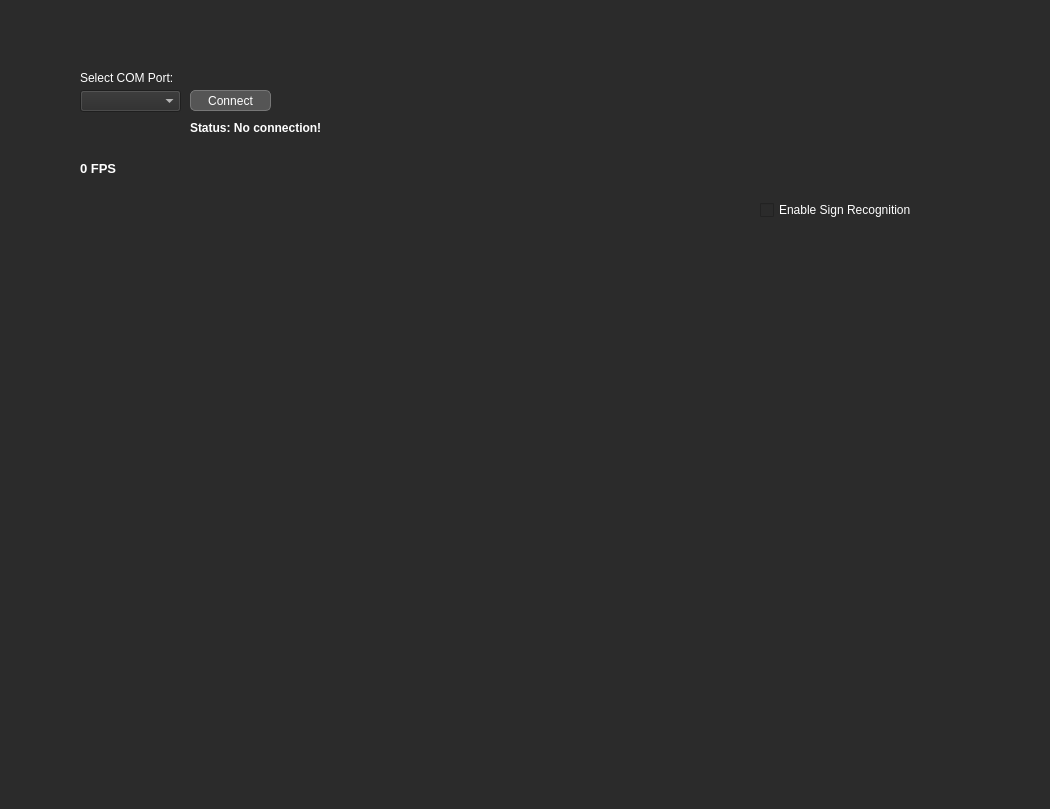
<?xml version="1.0" encoding="UTF-8"?>
<ui version="4.0">
 <class>MainWindow</class>
 <widget class="QMainWindow" name="MainWindow">
  <property name="geometry">
   <rect>
    <x>0</x>
    <y>0</y>
    <width>1050</width>
    <height>809</height>
   </rect>
  </property>
  <property name="minimumSize">
   <size>
    <width>0</width>
    <height>0</height>
   </size>
  </property>
  <property name="windowTitle">
   <string>Speed Traffic Sign Recognition App</string>
  </property>
  <property name="windowIcon">
   <iconset>
    <normaloff>../../Files/logo_traffic_sign_optimized.ico</normaloff>../../Files/logo_traffic_sign_optimized.ico</iconset>
  </property>
  <property name="styleSheet">
   <string notr="true">QWidget {
    background-color: #2b2b2b;
    color: #ffffff;
}

/* Botones */
QPushButton {
    background-color: #555555;
    border: 1px solid #777777;
    padding: 5px;
    border-radius: 5px;
}

QPushButton:hover {
    background-color: #777777;
}

/* Campos de texto */
QLineEdit {
    background-color: #3c3f41;
    border: 1px solid #555555;
    color: #ffffff;
}

/* Labels */
QLabel {
    color: #ffffff;
}

/* Estilo oscuro para Tabs */
QTabWidget::pane {
    border: 1px solid #444444;
    background: #2b2b2b;
}

QTabBar::tab {
    background: #444444;
    color: #ffffff;
    padding: 8px;
    border: 1px solid #777777;
    border-top-left-radius: 5px;
    border-top-right-radius: 5px;
}

QTabBar::tab:selected {
    background: #777777;
    font-weight: bold;
    color: #ffffff;
}

QTabBar::tab:hover {
    background: #666666;
}
</string>
  </property>
  <property name="animated">
   <bool>true</bool>
  </property>
  <property name="tabShape">
   <enum>QTabWidget::TabShape::Rounded</enum>
  </property>
  <widget class="QWidget" name="centralwidget">
   <widget class="QComboBox" name="portComboBox">
    <property name="geometry">
     <rect>
      <x>80</x>
      <y>90</y>
      <width>101</width>
      <height>22</height>
     </rect>
    </property>
   </widget>
   <widget class="QLabel" name="imageBoardSys">
    <property name="geometry">
     <rect>
      <x>80</x>
      <y>200</y>
      <width>640</width>
      <height>480</height>
     </rect>
    </property>
    <property name="maximumSize">
     <size>
      <width>640</width>
      <height>480</height>
     </size>
    </property>
    <property name="text">
     <string/>
    </property>
   </widget>
   <widget class="QLabel" name="portSelectTitleLabel">
    <property name="geometry">
     <rect>
      <x>80</x>
      <y>70</y>
      <width>101</width>
      <height>16</height>
     </rect>
    </property>
    <property name="text">
     <string>Select COM Port:</string>
    </property>
   </widget>
   <widget class="QLabel" name="sysSpeedLabel">
    <property name="geometry">
     <rect>
      <x>780</x>
      <y>280</y>
      <width>201</width>
      <height>41</height>
     </rect>
    </property>
    <property name="font">
     <font>
      <pointsize>32</pointsize>
      <bold>true</bold>
     </font>
    </property>
    <property name="text">
     <string/>
    </property>
   </widget>
   <widget class="QLabel" name="sysResultImgLabel">
    <property name="geometry">
     <rect>
      <x>760</x>
      <y>240</y>
      <width>241</width>
      <height>20</height>
     </rect>
    </property>
    <property name="font">
     <font>
      <bold>true</bold>
     </font>
    </property>
    <property name="text">
     <string/>
    </property>
   </widget>
   <widget class="QPushButton" name="connectionBtn">
    <property name="geometry">
     <rect>
      <x>190</x>
      <y>90</y>
      <width>81</width>
      <height>21</height>
     </rect>
    </property>
    <property name="text">
     <string>Connect</string>
    </property>
   </widget>
   <widget class="QLabel" name="connectionStatusLabel">
    <property name="geometry">
     <rect>
      <x>190</x>
      <y>120</y>
      <width>171</width>
      <height>16</height>
     </rect>
    </property>
    <property name="font">
     <font>
      <bold>true</bold>
     </font>
    </property>
    <property name="text">
     <string>Status: No connection!</string>
    </property>
   </widget>
   <widget class="QLabel" name="sysConfidenceLabel">
    <property name="geometry">
     <rect>
      <x>780</x>
      <y>340</y>
      <width>181</width>
      <height>20</height>
     </rect>
    </property>
    <property name="font">
     <font>
      <bold>true</bold>
     </font>
    </property>
    <property name="text">
     <string/>
    </property>
   </widget>
   <widget class="QCheckBox" name="sysSignRecogCheckBox">
    <property name="enabled">
     <bool>true</bool>
    </property>
    <property name="geometry">
     <rect>
      <x>760</x>
      <y>200</y>
      <width>161</width>
      <height>20</height>
     </rect>
    </property>
    <property name="text">
     <string>Enable Sign Recognition</string>
    </property>
   </widget>
   <widget class="QLabel" name="fpsLabel">
    <property name="geometry">
     <rect>
      <x>80</x>
      <y>160</y>
      <width>91</width>
      <height>16</height>
     </rect>
    </property>
    <property name="font">
     <font>
      <pointsize>10</pointsize>
      <bold>true</bold>
     </font>
    </property>
    <property name="text">
     <string>0 FPS</string>
    </property>
   </widget>
  </widget>
  <widget class="QMenuBar" name="menubar">
   <property name="geometry">
    <rect>
     <x>0</x>
     <y>0</y>
     <width>1050</width>
     <height>22</height>
    </rect>
   </property>
  </widget>
  <widget class="QStatusBar" name="statusbar"/>
 </widget>
 <resources/>
 <connections/>
</ui>
